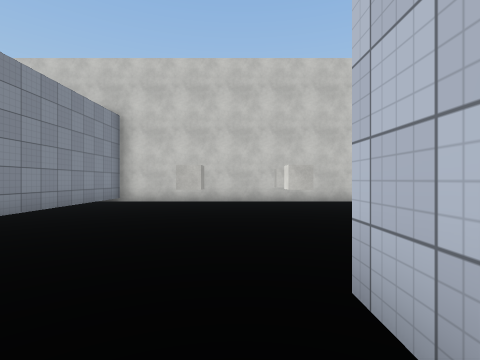
[1] (above)

24 first-person views from a walk through a scene from a Unity 3-D project. The camera is 1.5 m above the floor, looks level and sees 85° across. The floor is counted in squares, 2 m on a side. Each view is taken from the middle of a square. On the plan, view 1 faces up. The plan holds only what a view shows up to about 9 squares ahead; the rest is blank. The place goes on beyond the plan. The player is left out. Surface patterns are stand-ins for the level's own textures.

[2]
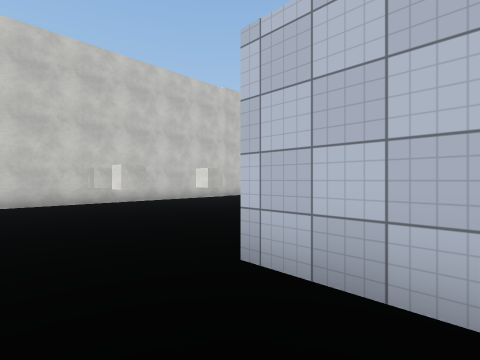

[3]
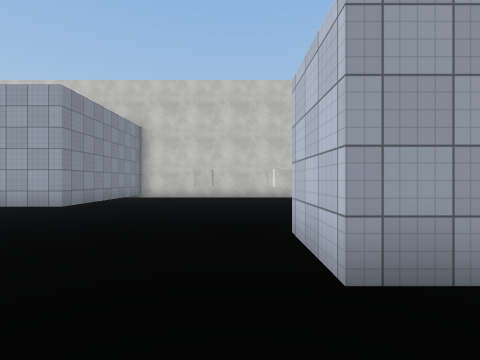

[4]
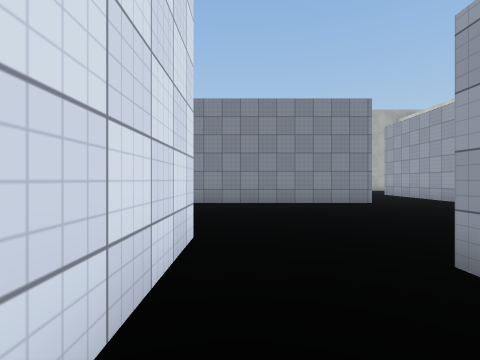

[5]
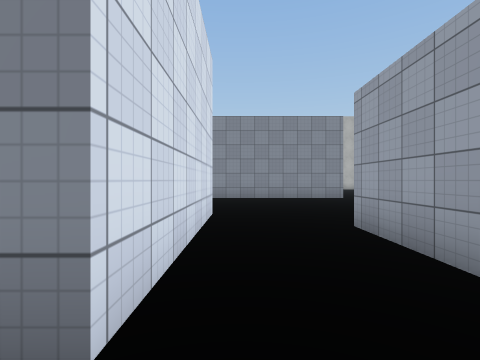

[6]
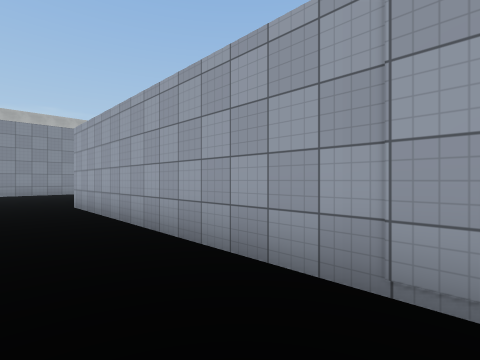

[7]
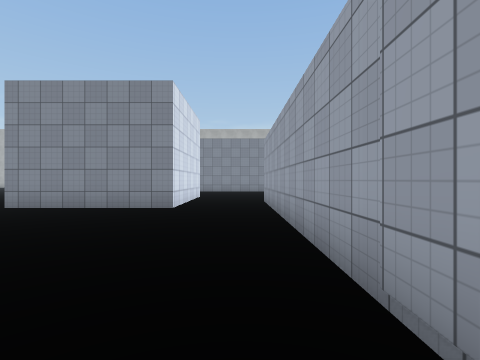

[8]
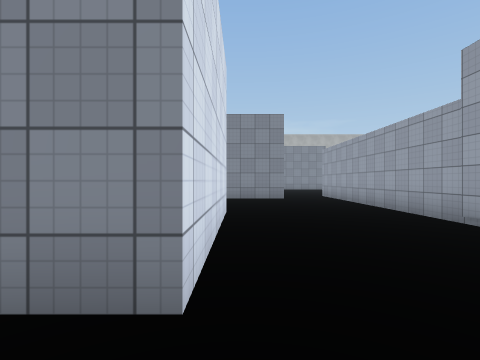

[9]
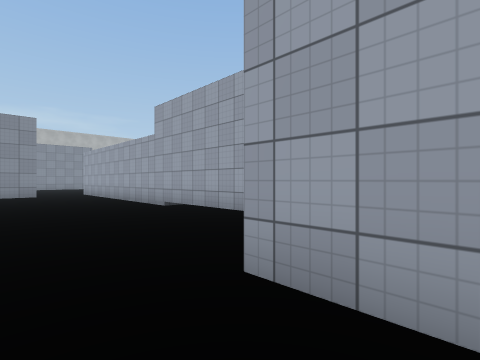

[10]
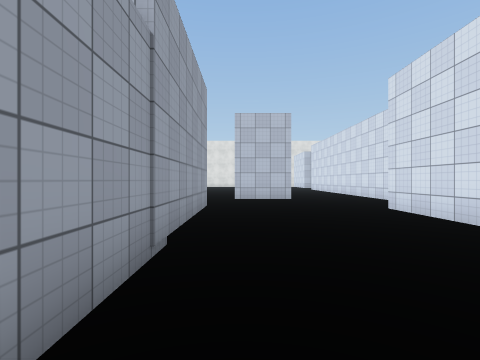

[11]
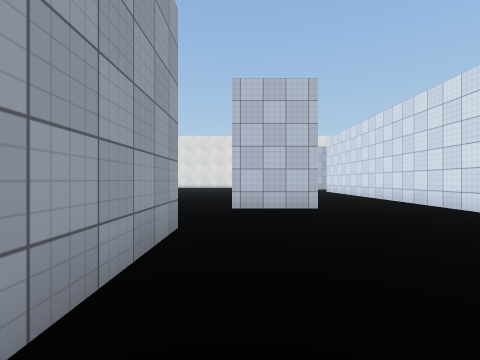

[12]
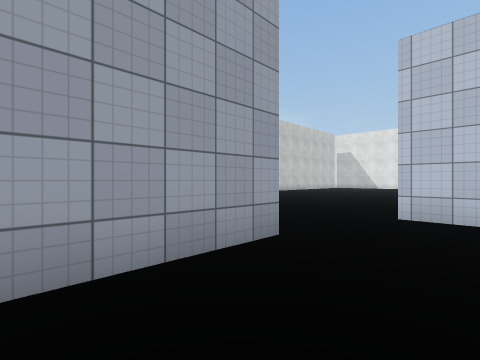

[13]
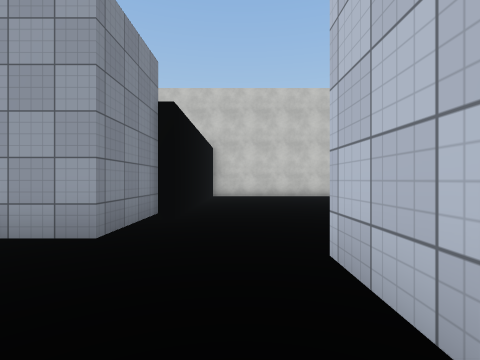

[14]
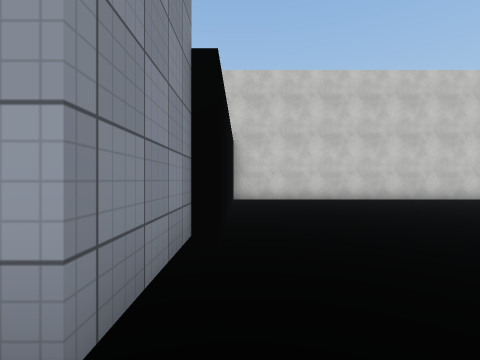

[15]
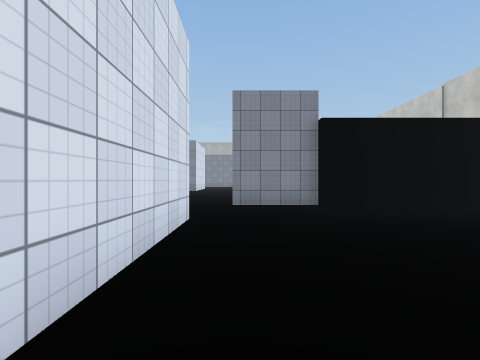

[16]
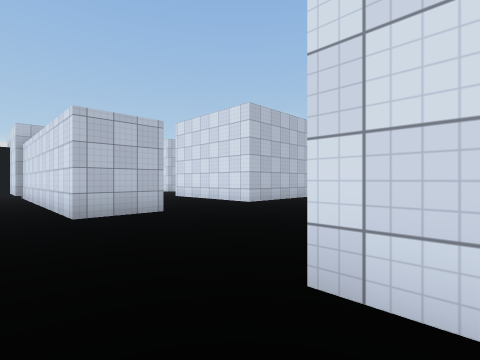

[17]
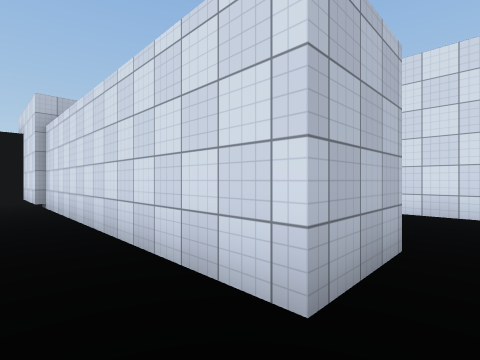

[18]
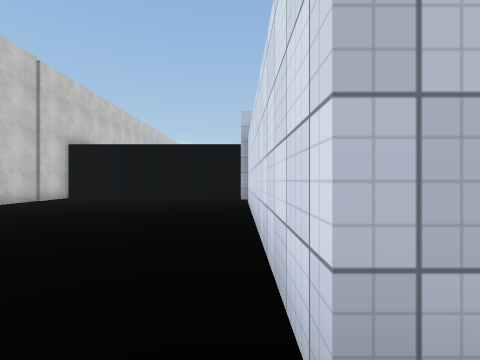

[19]
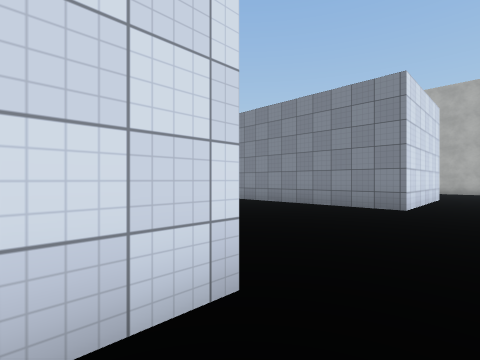

[20]
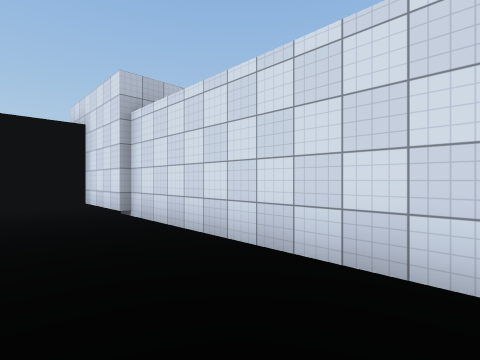

[21]
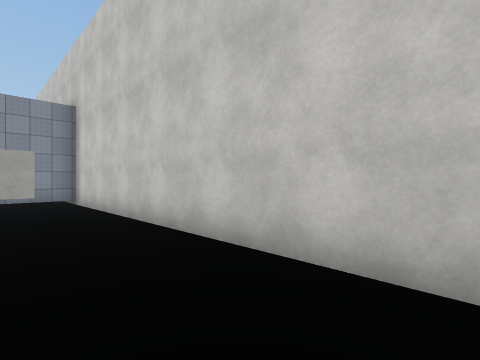

[22]
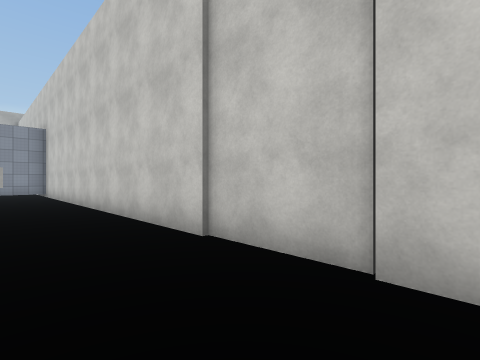

[23]
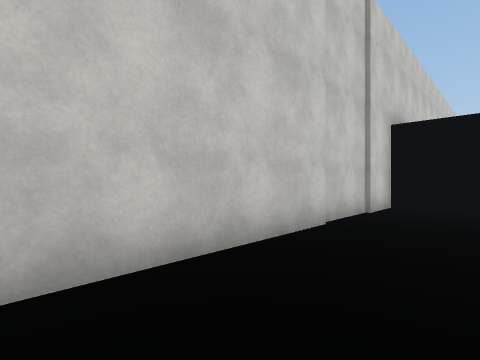

[24]
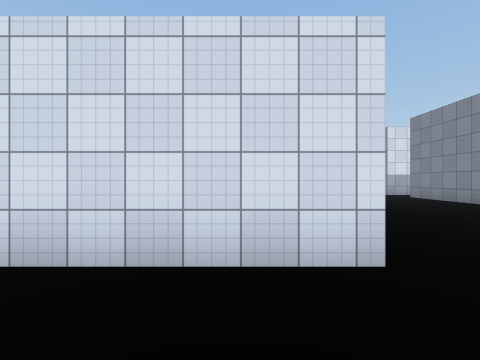

### Floor plan
Points are (right, up) in squares from view 1. A wall is a line through its corners. A room is listed if a view was taken in it or the views show most of it. See-through windows are left out.
Room 1 (views 1, 2, 16, 17, 18, 19, 20, 21, 22, 23, 24)
walls: (0.7, -0.2) (0.7, 1.7) (8.6, 1.7); (8.5, 2) (10.9, 2) (10.9, 3.8); (0.1, -4.6) (0.1, -2.5); (10.9, 7.2) (10.9, 9.1) (-4.2, 9.1) (-4.2, 4.2) (-6, 4.2); (-8.2, 1.7) (-4.2, 1.7) (-4.2, -5)
ways out: opening at (0.5, -1.5) to room 2
objects: other object (-1, 5); other object (1, 5); other object (1, 7); other object (3, 5)
Room 2 (views 3, 4, 5, 6, 7, 8, 9, 10, 11, 12, 13, 14, 15)
walls: (12.5, 2) (12.5, -0.2) (0.7, -0.2); (16, -2.7) (14.7, -2.7) (14.7, -0.8) (18.1, -0.8); (12.8, 7.4) (12.8, 1.9); (7.9, -4.3) (11.8, -4.3) (11.8, -5.1); (0.1, -2.5) (4.1, -2.5) (4.1, -5.5)
ways out: opening at (0.5, -1.5) to room 1

Positions as (right, up) in squares from view 1, and headings:
1: (0, 0), facing up
2: (-1, 0), facing up-right
3: (0, -2), facing up
4: (3, -2), facing left
5: (5, -2), facing left
6: (9, -2), facing up-left
7: (10, -1), facing left
8: (13, -4), facing left
9: (16, -4), facing up-left
10: (6, -1), facing right
11: (9, -1), facing right
12: (10, -2), facing up-right
13: (14, -3), facing up
14: (13, -1), facing up
15: (19, 0), facing left
16: (-5, 3), facing down-right
17: (0, 3), facing down-right
18: (0, 2), facing right
19: (2, 3), facing down-left
20: (3, 4), facing down-right
21: (5, 7), facing up-left
22: (10, 7), facing up-left
23: (3, 7), facing up-right
24: (2, 4), facing down
